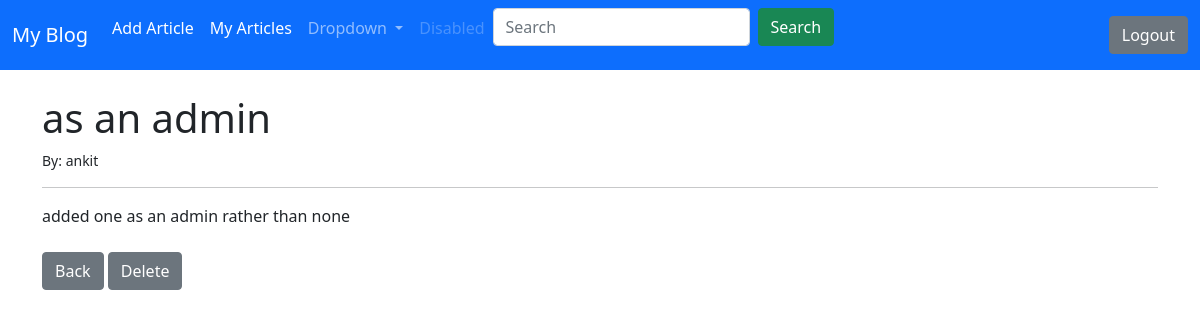
The app's page /detail/15/ with its own data.
### blogApp/models.py (models this page shows, shortened)
class Article(models.Model):
    title = models.CharField(max_length=255)
    author = models.ForeignKey(Author, on_delete=models.DO_NOTHING, null=True)
    date_created = models.DateTimeField(auto_now_add=True)
    content = models.TextField()
    class Meta:
        ordering = ['date_created']

class Author(models.Model):
    user = models.OneToOneField(User, on_delete=models.CASCADE)

### blogApp/views.py (the view, shortened to what this page needs)
# urls.py: path('detail/<int:pk>/', ArticleDetailView.as_view(), name='article-detail'),
class ArticleDetailView(generic.DetailView):
    template_name = 'article_detail.html'
    queryset = Article.objects.all()

### blogApp/templates/article_detail.html (shortened to what this page needs)
{% extends 'base.html' %}
{% block content %}
<h1>{{ article.title }}</h1>
<small>By: {{ article.author.user.username}}</small><hr>
{{ article.content }}
<br><br>
<a href="{% url 'home' %}" class="btn btn-secondary">Back</a>
<a href="{% url 'article-delete' article.id %}" class="btn btn-secondary">Delete</a>
{% endblock %}

### records on screen
Article: title "as an admin", author.user.username "ankit", content "added one as an admin rather than none"
